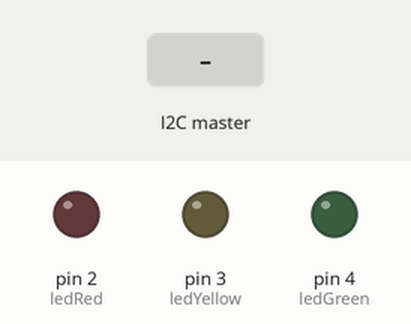
A sketch run on a simulated Arduino Uno, built with avr-gcc and run on an emulated ATmega328P. Parts: output pins drawn as LEDs (lit = HIGH). The inputs (shaded band) are chosen by the test bench.

Above: at 1.2 s.
1.3 s: the I2C master sends the byte 1
At 2.4 s:
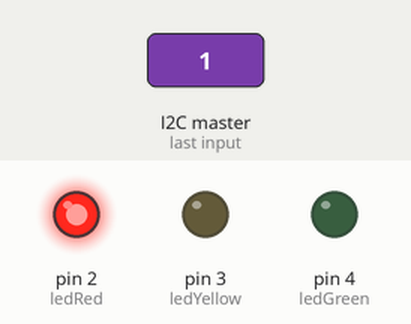
2.8 s: the I2C master sends the byte 2
At 3.5 s:
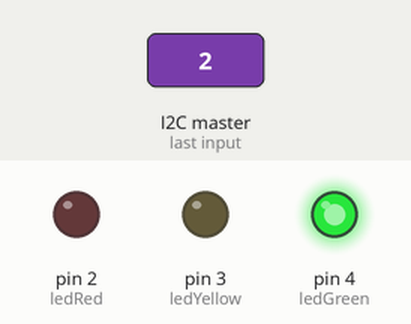
4.3 s: the I2C master sends the byte 0
At 4.7 s:
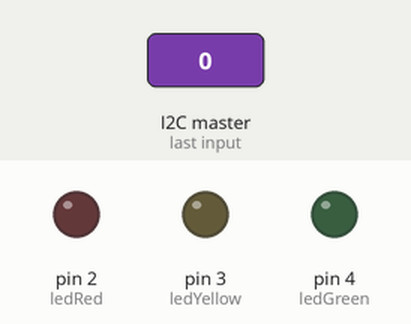
Timing chart, 0 to 7.3 s (numbered marks = the images above; inputs shaded):
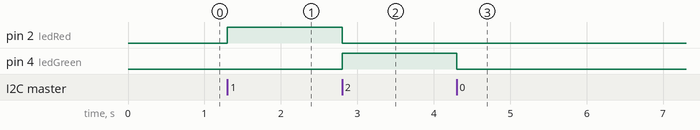

The sketch:

arduino_slave.ino
```cpp
#include <Wire.h>

const int ledRed = 2;      // LED vermelho no pino 2
const int ledYellow = 3;   // LED amarelo no pino 3
const int ledGreen = 4;    // LED verde no pino 4
int ledCommand = 0;

void setup() {
  Wire.begin(8);  // Inicializa o Slave com endereço 8
  Wire.onReceive(receiveEvent);  // Define a função para receber dados

  pinMode(ledRed, OUTPUT);
  pinMode(ledYellow, OUTPUT);
  pinMode(ledGreen, OUTPUT);
}

void loop() {
  // Nada aqui, pois o controle é feito pela função de recebimento
}

void receiveEvent(int bytes) {
  ledCommand = Wire.read();  // Lê o comando enviado

  // Apaga todos os LEDs
  digitalWrite(ledRed, LOW);
  digitalWrite(ledYellow, LOW);
  digitalWrite(ledGreen, LOW);

  // Acende o LED correspondente
  if (ledCommand == 1) {
    digitalWrite(ledRed, HIGH);
  } else if (ledCommand == 2) {
    digitalWrite(ledGreen, HIGH);
  } else if (ledCommand == 3) {
    digitalWrite(ledYellow, HIGH);
  }
}
```

Measured:
- after the input at 1.3 s, pin 2 (ledRed): LOW → HIGH at once
- after the input at 2.8 s, pin 2 (ledRed): HIGH → LOW at once; pin 4 (ledGreen): LOW → HIGH at once
- after the input at 4.3 s, pin 4 (ledGreen): HIGH → LOW at once
